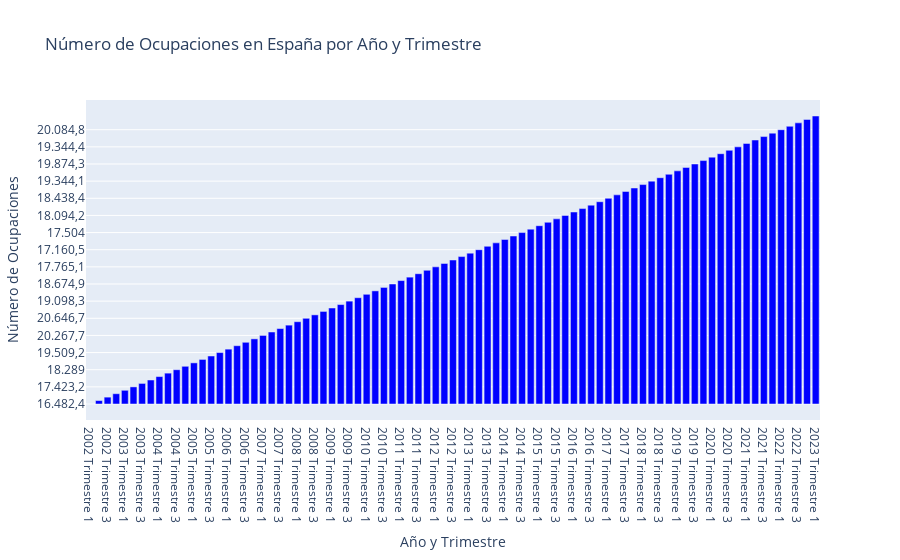

The notebook cell this image was saved under:
### Code cell
import plotly.graph_objects as go

# Crear una figura de gráfico de barras
fig = go.Figure()

# Agregar los datos de ocupaciones al gráfico de barras
fig.add_trace(go.Bar(
    x=ocupacion_spain['Año'] + ' ' + ocupacion_spain['Periodo'],
    y=ocupacion_spain['Personas ocupadas'],
    marker_color='blue'
))

# Establecer los títulos de los ejes y el título del gráfico
fig.update_layout(
    title='Número de Ocupaciones en España por Año y Trimestre',
    xaxis_title='Año y Trimestre',
    yaxis_title='Número de Ocupaciones'
)

# Mostrar el gráfico
fig.write_html('ocupacion_spain.html')
fig.show()

### Figure 1 — Plotly figure (JSON) as saved in the notebook; plotly's stock layout.template omitted (floating-point values rounded to 4 significant figures)
{"data": [{"marker": {"color": "blue"}, "type": "bar", "x": ["2002 Trimestre 1", "2002 Trimestre 2", "2002 Trimestre 3", "2002 Trimestre 4", "2003 Trimestre 1", "2003 Trimestre 2", "2003 Trimestre 3", "2003 Trimestre 4", "2004 Trimestre 1", "2004 Trimestre 2", "2004 Trimestre 3", "2004 Trimestre 4", "2005 Trimestre 1", "2005 Trimestre 2", "2005 Trimestre 3", "2005 Trimestre 4", "2006 Trimestre 1", "2006 Trimestre 2", "2006 Trimestre 3", "2006 Trimestre 4", "2007 Trimestre 1", "2007 Trimestre 2", "2007 Trimestre 3", "2007 Trimestre 4", "2008 Trimestre 1", "2008 Trimestre 2", "2008 Trimestre 3", "2008 Trimestre 4", "2009 Trimestre 1", "2009 Trimestre 2", "2009 Trimestre 3", "2009 Trimestre 4", "2010 Trimestre 1", "2010 Trimestre 2", "2010 Trimestre 3", "2010 Trimestre 4", "2011 Trimestre 1", "2011 Trimestre 2", "2011 Trimestre 3", "2011 Trimestre 4", "2012 Trimestre 1", "2012 Trimestre 2", "2012 Trimestre 3", "2012 Trimestre 4", "2013 Trimestre 1", "2013 Trimestre 2", "2013 Trimestre 3", "2013 Trimestre 4", "2014 Trimestre 1", "2014 Trimestre 2", "2014 Trimestre 3", "2014 Trimestre 4", "2015 Trimestre 1", "2015 Trimestre 2", "2015 Trimestre 3", "2015 Trimestre 4", "2016 Trimestre 1", "2016 Trimestre 2", "2016 Trimestre 3", "2016 Trimestre 4", "2017 Trimestre 1", "2017 Trimestre 2", "2017 Trimestre 3", "2017 Trimestre 4", "2018 Trimestre 1", "2018 Trimestre 2", "2018 Trimestre 3", "2018 Trimestre 4", "2019 Trimestre 1", "2019 Trimestre 2", "2019 Trimestre 3", "2019 Trimestre 4", "2020 Trimestre 1", "2020 Trimestre 2", "2020 Trimestre 3", "2020 Trimestre 4", "2021 Trimestre 1", "2021 Trimestre 2", "2021 Trimestre 3", "2021 Trimestre 4", "2022 Trimestre 1", "2022 Trimestre 2", "2022 Trimestre 3", "2022 Trimestre 4", "2023 Trimestre 1", null, null, null, null, null, null, null, null, null, null, null, null, null, null], "y": ["16.482,4", "16.766,8", "16.919,3", "16.991,7", "17.092,7", "17.423,2", "17.645,9", "17.740,4", "17.770,4", "18.018,8", "18.289", "18.490,9", "18.736,1", "19.160,6", "19.422,1", "19.509,2", "19.578,4", "19.891,7", "20.090,9", "20.195,4", "20.267,7", "20.580,7", "20.753,5", "20.718", "20.619,8", "20.646,7", "20.556,4", "20.055,4", "19.284,5", "19.154,3", "19.098,3", "18.890,4", "18.653", "18.751,1", "18.819", "18.674,9", "18.426,2", "18.622", "18.484,5", "18.153", "17.765,1", "17.758,6", "17.667,7", "17.339,6", "17.030,2", "17.160,5", "17.230,1", "17.135,2", "16.950,6", "17.353,1", "17.504", "17.569,2", "17.454,8", "17.866,5", "18.048,6", "18.094,2", "18.029,6", "18.300,8", "18.527,7", "18.508,2", "18.438,4", "18.813,2", "19.049,2", "18.998,2", "18.874,3", "19.344,1", "19.528,1", "19.564,4", "19.471", "19.804,9", "19.874,3", "19.966,9", "19.681,3", "18.607,3", "19.176,8", "19.344,4", "19.206,9", "19.671,6", "20.031", "20.184,9", "20.084,8", "20.468,1", "20.545,8", "20.463,9", "20.452,7", null, null, null, null, null, null, null, null, null, null, null, null, null, null]}], "layout": {"title": {"text": "Número de Ocupaciones en España por Año y Trimestre"}, "xaxis": {"title": {"text": "Año y Trimestre"}}, "yaxis": {"title": {"text": "Número de Ocupaciones"}}}}
